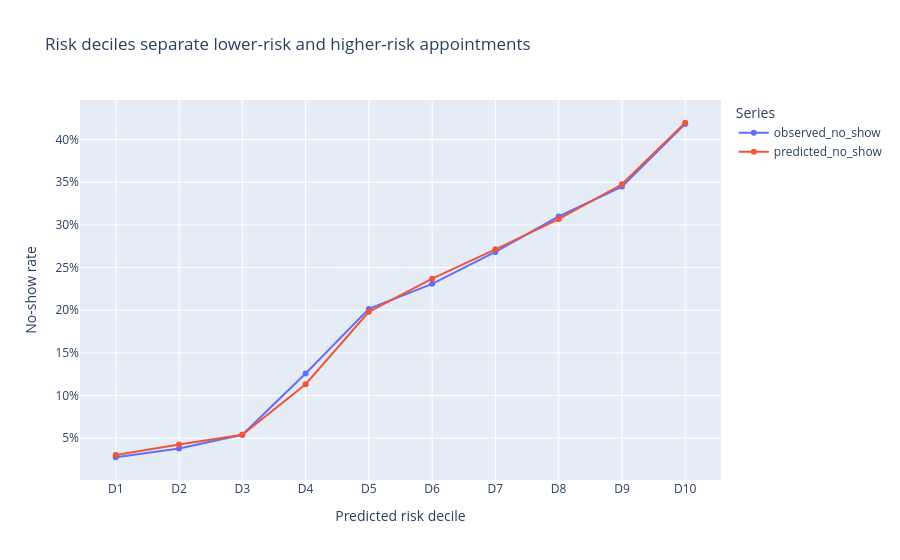

The cell this chart's notebook holds for it:
### Code cell
px.line(
    decile_summary.reset_index(),
    x="decile",
    y=["observed_no_show", "predicted_no_show"],
    markers=True,
    title="Risk deciles separate lower-risk and higher-risk appointments",
    labels={"value": "No-show rate", "decile": "Predicted risk decile", "variable": "Series"},
).update_yaxes(tickformat=".0%")

### Figure 1 — Plotly figure (JSON) as saved in the notebook; plotly's stock layout.template omitted (floating-point values rounded to 4 significant figures)
{"data": [{"hovertemplate": "Series=observed_no_show<br>Predicted risk decile=%{x}<br>No-show rate=%{y}<extra></extra>", "legendgroup": "observed_no_show", "line": {"color": "#636efa", "dash": "solid"}, "marker": {"symbol": "circle"}, "mode": "lines+markers", "name": "observed_no_show", "orientation": "v", "showlegend": true, "type": "scatter", "x": ["D1", "D2", "D3", "D4", "D5", "D6", "D7", "D8", "D9", "D10"], "xaxis": "x", "y": [0.02759, 0.03782, 0.05402, 0.1258, 0.2015, 0.2309, 0.2683, 0.3098, 0.3449, 0.4184], "yaxis": "y"}, {"hovertemplate": "Series=predicted_no_show<br>Predicted risk decile=%{x}<br>No-show rate=%{y}<extra></extra>", "legendgroup": "predicted_no_show", "line": {"color": "#EF553B", "dash": "solid"}, "marker": {"symbol": "circle"}, "mode": "lines+markers", "name": "predicted_no_show", "orientation": "v", "showlegend": true, "type": "scatter", "x": ["D1", "D2", "D3", "D4", "D5", "D6", "D7", "D8", "D9", "D10"], "xaxis": "x", "y": [0.03023, 0.04267, 0.05386, 0.1132, 0.1981, 0.2369, 0.2713, 0.3067, 0.3476, 0.4197], "yaxis": "y"}], "layout": {"legend": {"title": {"text": "Series"}, "tracegroupgap": 0}, "title": {"text": "Risk deciles separate lower-risk and higher-risk appointments"}, "xaxis": {"anchor": "y", "domain": [0.0, 1.0], "title": {"text": "Predicted risk decile"}}, "yaxis": {"anchor": "x", "domain": [0.0, 1.0], "tickformat": ".0%", "title": {"text": "No-show rate"}}}}
